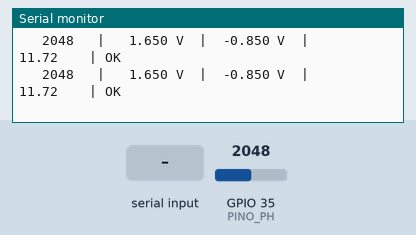
This sketch was run on a simulated ESP32. Parts: the last lines printed to the serial monitor. Inputs (shaded band) come from the test bench; at power-on: GPIO 35 (PINO_PH) = 2048 (analog values on the 0–4095 scale).

Above: at 2.5 s.
2.6 s: GPIO 35 (PINO_PH) set to 2866
At 4.2 s:
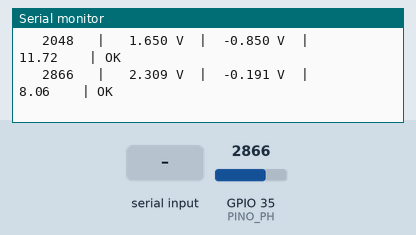
5.6 s: "n" received over Serial
At 6.2 s:
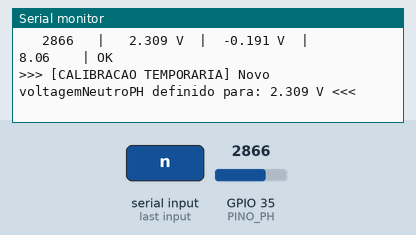
7.1 s: GPIO 35 (PINO_PH) set to 4095
At 7.9 s:
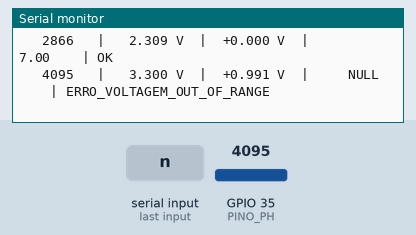
9.8 s: "r" received over Serial
At 10.01 s:
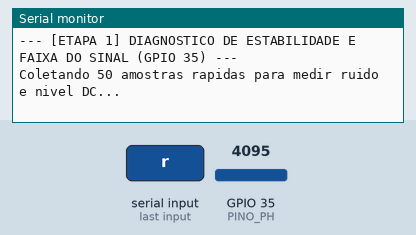
11.5 s: GPIO 35 (PINO_PH) set to 960
At 12.8 s:
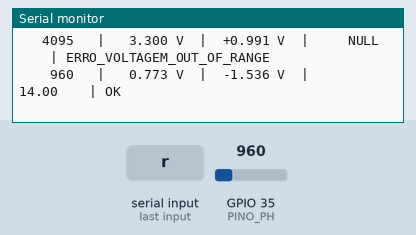
14.5 s: "N" received over Serial
At 16.2 s:
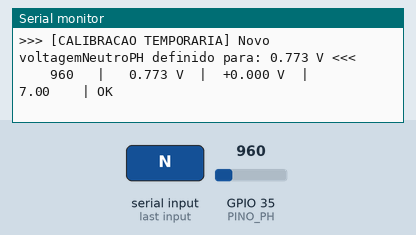

The sketch:

teste_ph_diagnostico.ino
```cpp
#include <Arduino.h>

// ============================================================================
// MINI CÓDIGO DE DIAGNÓSTICO DO SENSOR DE pH - PROJETO BIOGLOW (ESP32)
// ============================================================================
const int PINO_PH = 35; // Mesmo pino usado no bioglow_boia.ino (ADC1_CH7)

// Mesmos parametros de calibracao do bioglow_boia.ino:
float voltagemNeutroPH = 2.500f; // Tensao esperada em pH 7.0 (ou BNC em curto)
float phNeutro         = 7.0f;
float sensibilidadePH  = 0.18f;  // ~0.18 V por unidade de pH

void diagnosticarSinalEletricoPH() {
  Serial.println("\n--- [ETAPA 1] DIAGNOSTICO DE ESTABILIDADE E FAIXA DO SINAL (GPIO 35) ---");
  Serial.println("Coletando 50 amostras rapidas para medir ruido e nivel DC...");

  uint32_t somaMv = 0;
  uint32_t minMv  = 9999;
  uint32_t maxMv  = 0;

  for (int i = 0; i < 50; i++) {
    uint32_t mv = analogReadMilliVolts(PINO_PH);
    somaMv += mv;
    if (mv < minMv) minMv = mv;
    if (mv > maxMv) maxMv = mv;
    delay(5);
  }

  float mediaMv   = somaMv / 50.0f;
  uint32_t picoPicoMv = maxMv - minMv;

  Serial.printf(" -> Media: %.1f mV (%.3f V) | Min: %u mV | Max: %u mV | Oscilacao (Ruido): %u mV\n",
                mediaMv, mediaMv / 1000.0f, (unsigned int)minMv, (unsigned int)maxMv, (unsigned int)picoPicoMv);

  if (mediaMv < 50.0f) {
    Serial.println("[ERRO CRITICO] Tensao proxima de 0V (< 0.05V) -> ERRO_VOLTAGEM_OUT_OF_RANGE!");
    Serial.println(" -> Possiveis causas:");
    Serial.println("    1. O modulo de pH esta sem alimentacao (VCC 5V ou GND desconectado).");
    Serial.println("    2. O fio do GPIO 35 foi ligado no pino errado do modulo (deve ir no pino Po / PH_OUT).");
    Serial.println("    3. Curto com GND na protoboard.");
  } else if (mediaMv > 3150.0f) {
    Serial.println("[ALERTA CRITICO] Tensao saturando o limite de 3.3V do ESP32 (> 3.15V)!");
    Serial.println(" -> No bioglow_boia.ino, tensoes > 3.25V geram ERRO_VOLTAGEM_OUT_OF_RANGE.");
    Serial.println(" -> Possiveis causas:");
    Serial.println("    1. Sonda BNC desconectada do modulo ou trimpot de offset (azul) girado ate o topo.");
    Serial.println("    2. Modulo PH-4502C alimentado em 5V enviando > 3.3V direto para o GPIO 35.");
    Serial.println("       (Ajuste o trimpot perto do BNC para ~2.500V com o BNC em curto ou em solucao pH 7).");
  } else {
    Serial.println("[OK] Tensao dentro da faixa operacional do ADC do ESP32 (0.05V a 3.25V).");
  }

  if (picoPicoMv > 100) {
    Serial.println("[ALERTA DE RUIDO] Oscilacao muito alta (> 100 mV entre leituras)!");
    Serial.println(" -> O GPIO 35 nao tem pull-up interno. Se a oscilacao for alta, o fio do GPIO 35 pode");
    Serial.println("    estar solto (pino flutuando) ou falta ligar o GND do modulo de pH no GND do ESP32.");
  } else {
    Serial.println("[OK] Sinal eletrico estavel (baixo ruido).");
  }
}

void imprimirCabecalho() {
  Serial.println("\n================================================================================");
  Serial.println("          DIAGNOSTICO DO SENSOR DE pH (GPIO 35) - PROJETO BIOGLOW");
  Serial.println("================================================================================");
  Serial.printf("Parametros atuais: V_neutro(pH 7) = %.3f V | Sensibilidade = %.2f V/pH\n",
                voltagemNeutroPH, sensibilidadePH);

  diagnosticarSinalEletricoPH();

  Serial.println("\n--- [ETAPA 2] LEITURA CONTINUA (a cada 1 s) ---");
  Serial.println("DICA DE CALIBRACAO: Em pH 7.0 (ou curto entre pino central e malha do BNC),");
  Serial.println("gire o trimpot de offset do modulo ate a coluna 'Tensao' marcar 2.500 V.");
  Serial.println("Comandos no Serial: [r] Re-diagnosticar | [n] Usar tensao atual como Neutro (pH 7.0)\n");
  Serial.println("ADC Bruto | Tensao (V) | Desvio pH7 | pH Calculado | Status (bioglow_boia.ino)");
  Serial.println("--------------------------------------------------------------------------------");
}

void setup() {
  Serial.begin(115200);
  delay(1000);

  analogReadResolution(12);
  analogSetPinAttenuation(PINO_PH, ADC_11db);
  pinMode(PINO_PH, INPUT);

  imprimirCabecalho();
}

unsigned long ultimaLeitura = 0;

void loop() {
  // Comandos via Monitor Serial
  if (Serial.available()) {
    char c = Serial.read();
    if (c == 'r' || c == 'R') {
      imprimirCabecalho();
    } else if (c == 'n' || c == 'N') {
      float vAtual = analogReadMilliVolts(PINO_PH) / 1000.0f;
      voltagemNeutroPH = vAtual;
      Serial.printf("\n>>> [CALIBRACAO TEMPORARIA] Novo voltagemNeutroPH definido para: %.3f V <<<\n\n",
                    voltagemNeutroPH);
    }
  }

  if (millis() - ultimaLeitura >= 1000) {
    ultimaLeitura = millis();

    // Tira media de 20 amostras para leitura limpa + guarda bruto
    long somaBruto = 0;
    long somaMv    = 0;
    for (int i = 0; i < 20; i++) {
      somaBruto += analogRead(PINO_PH);
      somaMv    += analogReadMilliVolts(PINO_PH);
      delay(2);
    }

    int adcBruto     = somaBruto / 20;
    float voltagemPH = (somaMv / 20.0f) / 1000.0f;
    float desvioNeutro = voltagemPH - voltagemNeutroPH;

    // Mesma logica exata do bioglow_boia.ino (linhas 714-726)
    float valorPH = NAN;
    const char* statusPH = "OK";

    if (voltagemPH < 0.05f || voltagemPH > 3.25f) {
      statusPH = "ERRO_VOLTAGEM_OUT_OF_RANGE";
    } else {
      valorPH = phNeutro - ((voltagemPH - voltagemNeutroPH) / sensibilidadePH);
      if (valorPH < 0.0f)  valorPH = 0.0f;
      if (valorPH > 14.0f) valorPH = 14.0f;
    }

    if (isnan(valorPH)) {
      Serial.printf("   %4d   |  %6.3f V  |  %+6.3f V  |     NULL     | %s\n",
                    adcBruto, voltagemPH, desvioNeutro, statusPH);
    } else {
      Serial.printf("   %4d   |  %6.3f V  |  %+6.3f V  |    %6.2f    | %s\n",
                    adcBruto, voltagemPH, desvioNeutro, valorPH, statusPH);
    }
  }
}
```

Measured:
- after the input at 2.6 s, the serial monitor: prints a new line after 0.78 s (image 1)
- after the input at 5.6 s, the serial monitor: prints a new line at once (image 2)
- after the input at 7.1 s, the serial monitor: prints a new line after 0.28 s (image 3)
- after the input at 9.8 s, the serial monitor: prints a new line at once (image 4)
- after the input at 11.5 s, the serial monitor: prints a new line after 0.88 s (image 5)
- after the input at 14.5 s, the serial monitor: prints a new line at once (image 6)
